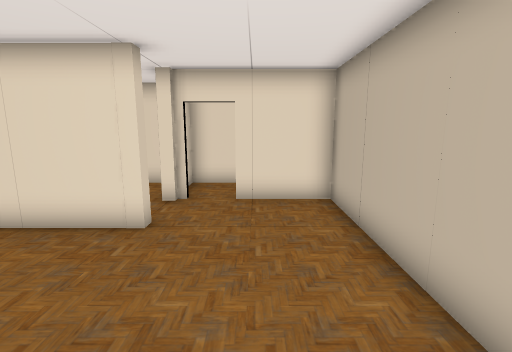
View 1 (above)

12 first-person views from a walk through a 3-D level made in the Unity game engine. The camera is 1.5 m above the floor, tilts 10° down and sees 85° across. The floor is counted in squares, 0.69 m on a side. Each view is taken from the middle of a square. On the plan, view 1 faces up. The plan holds only what a view shows up to about 17 squares ahead; the rest is blank. The place goes on beyond the plan. The player character is not drawn. Some surface patterns are stand-ins.

View 2
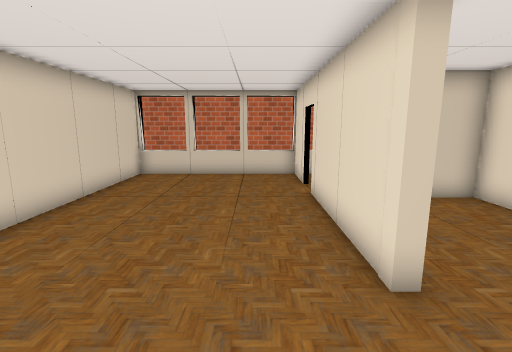

View 3
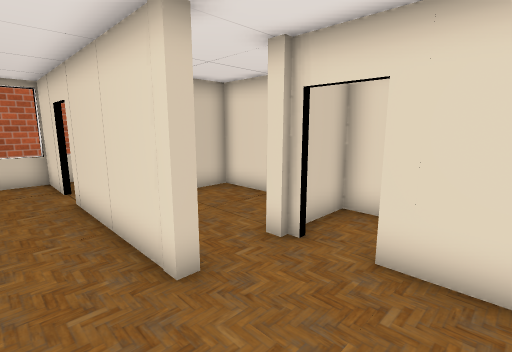

View 4
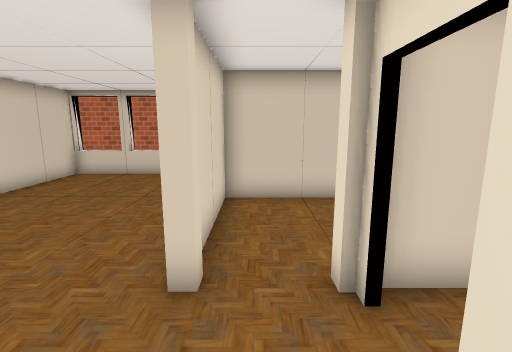

View 5
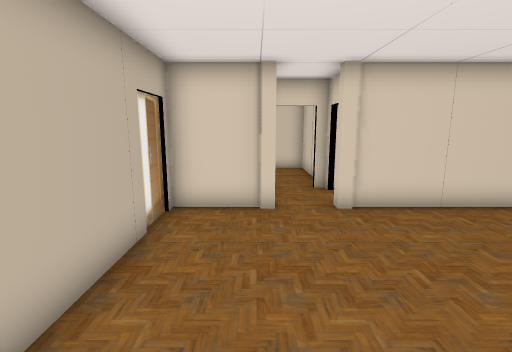

View 6
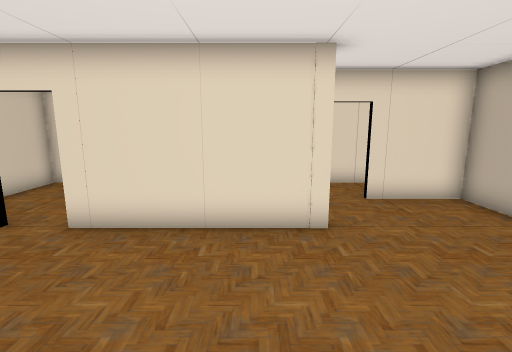

View 7
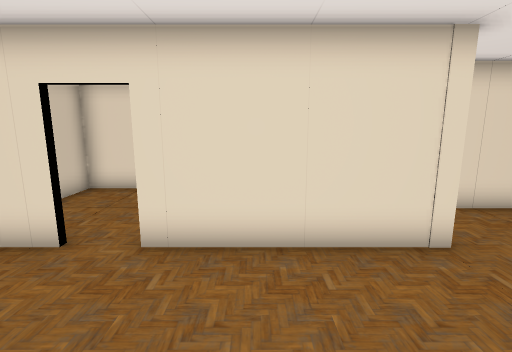

View 8
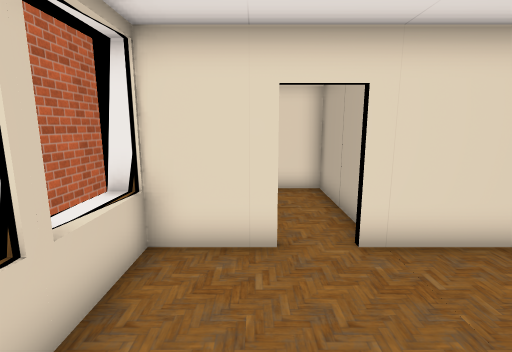

View 9
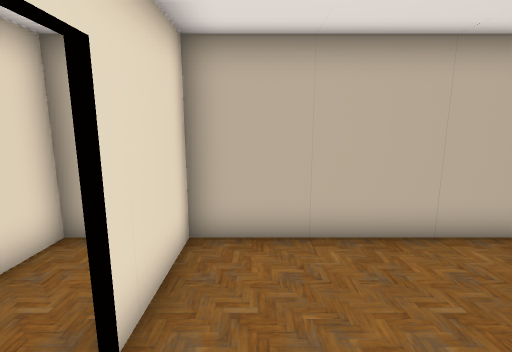

View 10
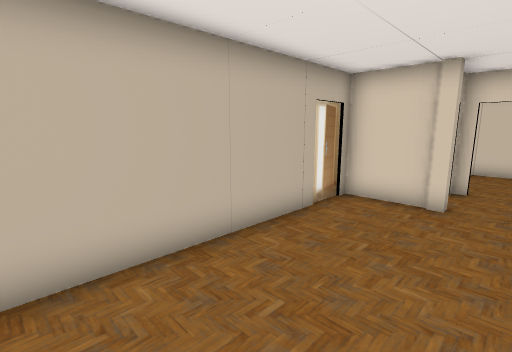

View 11
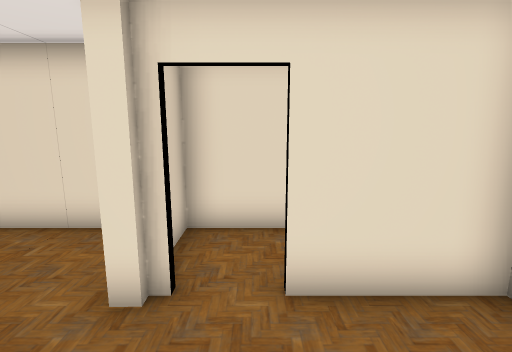

View 12
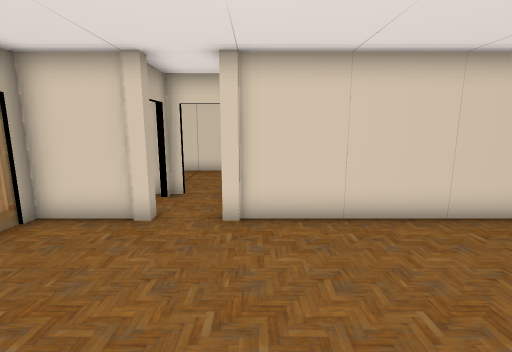

### Floor plan
Key: @ floor where view 1 was taken; # wall or solid block; . floor; = window, fence, low wall or low ledge; ^ raised ledge; P pillar.
Columns run from 13 left of view 1 to 2 right of it. Each row starts with its distance up from view 1.
 11  ###############
 10  #...#....##...#
  9  #...#....##.# #
  8  ^...#....P#.###
  7  ^...#.........#
  6 ####.#####P....#
  5 =^.............#
  4 #^.............#
  3  ^.............#
  2  ^.............#
  1 ##.............#
  0 =^...........@.#
 -1 #^##############
 -2  ###

Positions as (right, up) in squares from view 1, and headings:
1: (0, 0), facing up
2: (1, 4), facing left
3: (1, 4), facing up-left
4: (1, 7), facing left
5: (0, 6), facing down
6: (-4, 0), facing up
7: (-6, 1), facing up
8: (-10, 1), facing up
9: (-3, 7), facing right
10: (-2, 7), facing down-right
11: (-1, 5), facing up
12: (-3, 5), facing down
